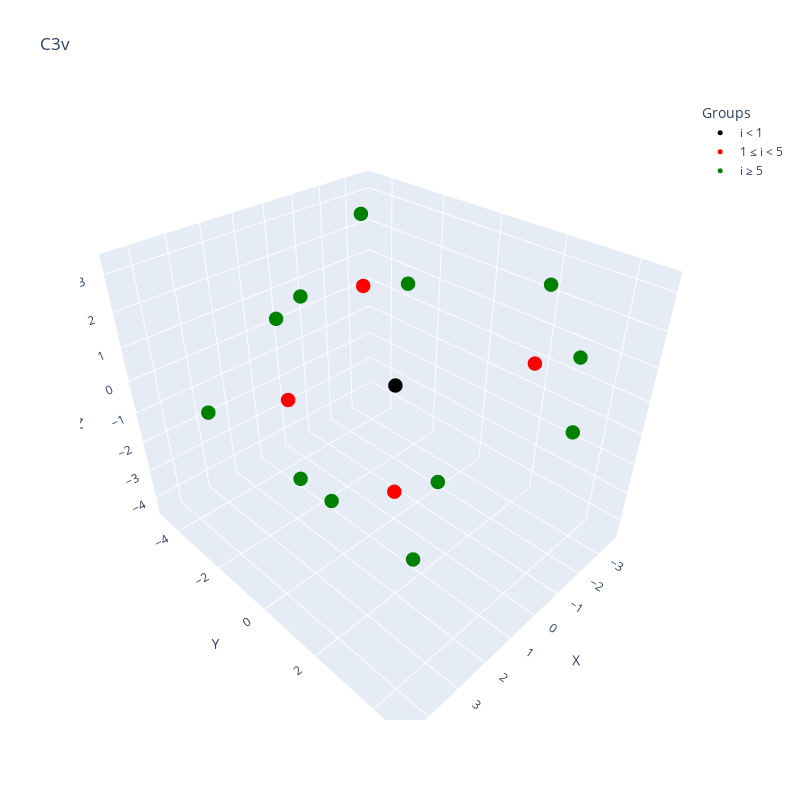

Source (notebook cell):
### Code cell
import plotly.graph_objects as go

import matplotlib.pyplot as plt
import math
import pandas as pd

def distance(x1,x2):
    summa=0
    for i in range(len(x1)):
        summa += (x2[i]-x1[i])**2
    return math.sqrt(summa)

V = [1.3622586056200833e-23, 1.0564093208707871e-23, 4.021794571567122e-05]

C1 = [-2.174155543459757e-24, -3.0022887108308313e-24, -3.6163116621761056]
C2=[-1.7049303940339897, -2.9530260658352963, 1.2060174669474921]
C3=[-1.7049303940339895, 2.9530260658352963, 1.2060174669474921]
C4=[3.4098607880679794, -3.0627755497712127e-16, 1.2060174669474921]

H1=[0.9549348037276577, 1.653995597972118, -4.4169159731946674]
H2=[-1.9098696074553145, 1.7482834985164085e-16, -4.4169159731946674]
H3=[0.9549348037276573, -1.653995597972118, -4.4169159731946674]
H4=[-3.67354413597126, -3.0547888976509676, 0.5715500658404704]
H5=[-1.7636116560911752, -3.0546649931706056, 3.273222176208161]
H6=[-0.8087527205787725, -4.708776992499951, 0.571550065840470]
H7=[-3.67354413597126, 3.0547888976509676, 0.5715500658404704]
H8=[-0.808752720578772, 4.708776992499951, 0.5715500658404704]
H9=[-1.7636116560911745, 3.0546649931706056, 3.273222176208161]
H10=[4.482296856550032, 1.6539880948489796, 0.5715500658404704]
H11=[4.482296856550032, -1.65398809484898, 0.5715500658404704]
H12=[3.5272233121823495, -2.9422135948321774e-16, 3.273222176208161]
atoms = [V, C1, C2, C3, C4, H1, H2, H3, H4, H5, H6, H7, H8, H9, H10, H11, H12]

print(distance(V, C1))
print(distance(C1, H1))

d = 1
d_factor = 1
transformed_coords = []
t=0
for coord in atoms:
    if t < 5:
        a = []
        for i in coord:
            a.append(i*d)
        transformed_coords.append(a)
    else:
        a = []
        for i in coord:
            a.append(i* d_factor)
        transformed_coords.append(a)
    t=t+1
print(distance(transformed_coords[0], transformed_coords[1]))
print(distance(transformed_coords[1], transformed_coords[5]))


T = 1
data_black = []
data_red = []
data_green = []

# Separate points by color
for i, coords in enumerate(transformed_coords):
    x, y, z = T * coords[0], T * coords[1], T * coords[2]
    if i < 1:
        data_black.append((x, y, z))
    elif i < 5:
        data_red.append((x, y, z))
    else:
        data_green.append((x, y, z))

# Helper function to unpack and plot each group
def scatter_group(coords, color, name):
    xs, ys, zs = zip(*coords) if coords else ([], [], [])
    return go.Scatter3d(
        x=xs, y=ys, z=zs,
        mode='markers',
        marker=dict(size=5, color=color),
        name=name
    )

# Create figure
fig = go.Figure(data=[
    scatter_group(data_black, 'black', 'i < 1'),
    scatter_group(data_red, 'red', '1 ≤ i < 5'),
    scatter_group(data_green, 'green', 'i ≥ 5')
])

fig.update_layout(
    title='C3v',
    scene=dict(
        xaxis_title='X',
        yaxis_title='Y',
        zaxis_title='Z'
    ),
    legend_title="Groups",
    width=800,
    height=800
)

fig.show()

### Figure 1 — Plotly figure (JSON) as saved in the notebook; plotly's stock layout.template omitted (floating-point values rounded to 4 significant figures)
{"data": [{"marker": {"color": "black", "size": 5}, "mode": "markers", "name": "i < 1", "type": "scatter3d", "x": [1.362e-23], "y": [1.056e-23], "z": [4.022e-05]}, {"marker": {"color": "red", "size": 5}, "mode": "markers", "name": "1 ≤ i < 5", "type": "scatter3d", "x": [-2.174e-24, -1.705, -1.705, 3.41], "y": [-3.002e-24, -2.953, 2.953, -3.063e-16], "z": [-3.616, 1.206, 1.206, 1.206]}, {"marker": {"color": "green", "size": 5}, "mode": "markers", "name": "i ≥ 5", "type": "scatter3d", "x": [0.9549, -1.91, 0.9549, -3.674, -1.764, -0.8088, -3.674, -0.8088, -1.764, 4.482, 4.482, 3.527], "y": [1.654, 1.748e-16, -1.654, -3.055, -3.055, -4.709, 3.055, 4.709, 3.055, 1.654, -1.654, -2.942e-16], "z": [-4.417, -4.417, -4.417, 0.5716, 3.273, 0.5716, 0.5716, 0.5716, 3.273, 0.5716, 0.5716, 3.273]}], "layout": {"height": 800, "legend": {"title": {"text": "Groups"}}, "scene": {"xaxis": {"title": {"text": "X"}}, "yaxis": {"title": {"text": "Y"}}, "zaxis": {"title": {"text": "Z"}}}, "title": {"text": "C3v"}, "width": 800}}
